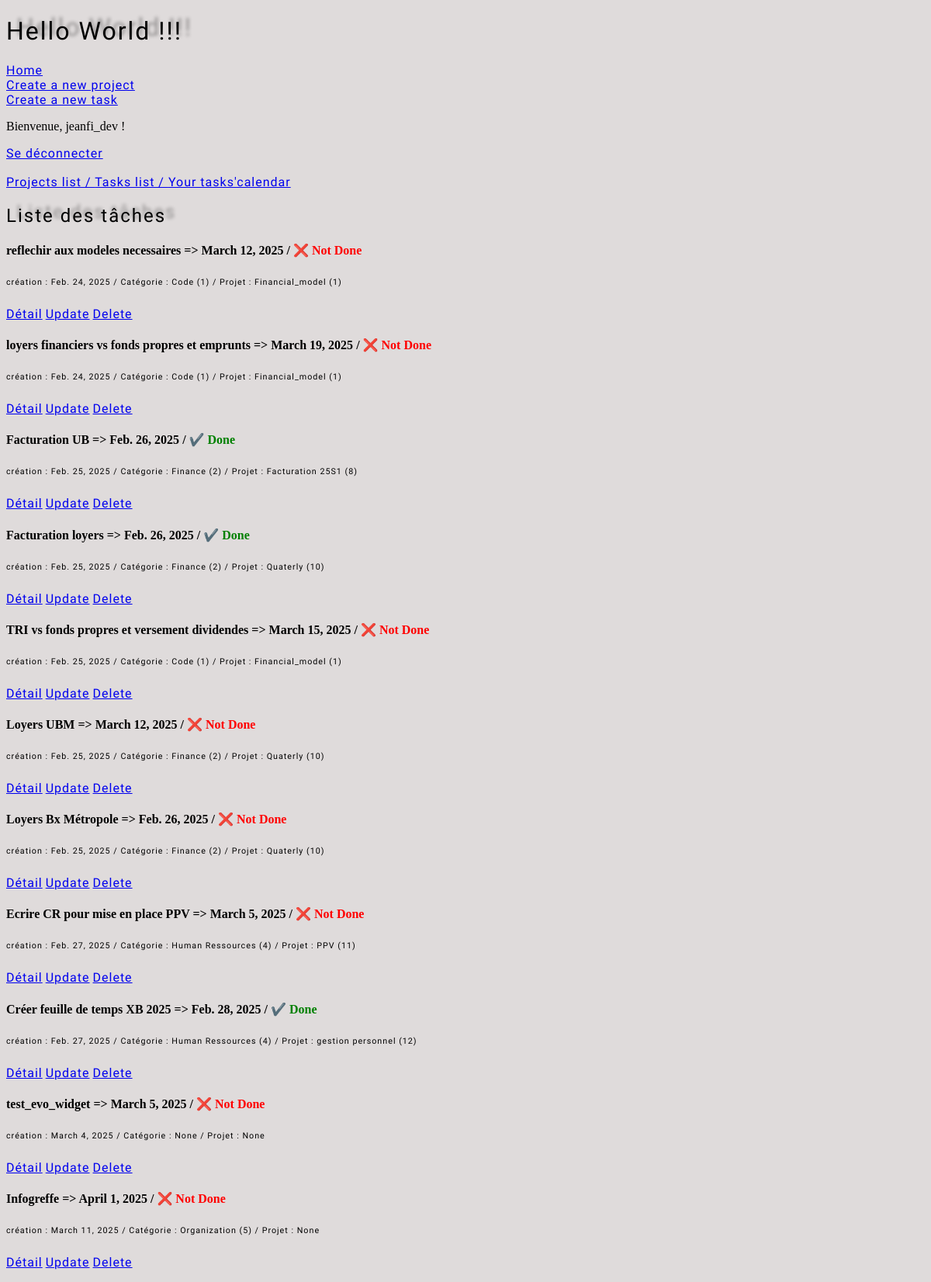
Screenshot of /todo/task_list/ (signed in) with the database file from the repository.
### users/models.py (models this page shows, shortened)
class User (AbstractUser):
  slug = models.SlugField(blank= True)

### todolist/models.py (models this page shows, shortened)
class Task(models.Model):
  category=models.ForeignKey(Category, on_delete=models.CASCADE, related_name="tasks", null=True, blank=True)
  project=models.ForeignKey(Project, on_delete=models.CASCADE, related_name="projects", null=True, blank=True)
  name=models.CharField(max_length=220, unique=True)
  slug=models.SlugField(max_length=220, unique=True, blank=True)
  target_date_task = models.DateField(default=default_target_date)
  done= models.BooleanField(default=False)
  creation_date=models.DateField(default=date.today)
  historic_target_date_task = models.JSONField(default=list, blank=True)

class Category(models.Model):
  name=models.CharField(max_length=100, unique=True)
  slug=models.SlugField(max_length=100, unique=True, blank=True)
  def __str__(self):
    return f'{self.name} ({self.pk})'

class Project(models.Model):
  name=models.CharField(max_length=100, unique=True)
  slug=models.SlugField(max_length=100, unique=True, blank=True)
  target_date_project = models.DateField(default=default_target_date)
  historic_target_date_project= models.JSONField(default=list, blank=True)
  def __str__(self):
    return f'{self.name} ({self.pk})'

### todolist/views.py (the view, shortened to what this page needs)
# urls.py: path('task_list/', TaskListView.as_view(), name='task_list'),
class TaskListView(ListView):
  model= Task
  template_name= 'todolist/task_list.html'
  form_class= TaskForm

### todolist/templates/todolist/task_list.html (shortened to what this page needs)
<!DOCTYPE html>
<html lang="en">
  {% extends 'base.html' %} {% load static %}
    {% block content %}
    <h2>Liste des tâches</h2>
    {% for task in task_list %}
    <h4>
      <tr>
        <td>{{ task.name }} => {{ task.target_date_task }} /</td>
        <td>
          {% if task.done %}
          <span class="done">✔️ Done</span>
          {% else %}
          <span class="not-done">❌ Not Done</span>
          {% endif %}
        </td>
      </tr>
    </h4>
    <h6>
      création : {{ task.creation_date }} / Catégorie : {{ task.category }} /
      Projet : {{ task.project }}
    </h6>
    <a href="{% url 'todolist:task_detail' task.slug %}">Détail</a>
    <a href="{% url 'todolist:task_update' task.slug %}">Update</a>
    <a href="{% url 'todolist:task_delete' task.slug %}">Delete</a>
    {% endfor %} {% endblock %}

### templates/base.html (shortened to what this page needs)
<!DOCTYPE html>
<html lang="en">
  {% load static %}
  <head>
    <link rel="stylesheet" href="{% static 'css/users/style.css' %}" />
  </head>
  <body>
    <h1>Hello World !!!</h1>
    <a href="{% url 'index' %}">Home</a><br />
    <a href="{% url 'todolist:project_creation' %}">Create a new project</a
    ><br />
    <a href="{% url 'todolist:task_creation' %}">Create a new task</a>
    {% if user.is_authenticated %}
    <p>Bienvenue, {{ user.username }} !</p>
    <a href="{% url 'logout' %}">Se déconnecter</a>
    {% else %}
    <p>Personne n'est connecté.</p>
    <a href="{% url 'login' %}">Se connecter</a>
    {% endif %} <br /><br />
    <a href="{% url 'todolist:projects_list' %}">Projects list / </a>
    <a href="{% url 'todolist:task_list' %}">Tasks list / </a>
    <a href="{% url 'todolist:task_calendar_list' %}">Your tasks'calendar</a>
    {% block content %} {% endblock %}
  </body>
</html>

### static/css/users/style.css (style rules this page uses)
body { background-color: rgb(223, 219, 219); }
a, h6 { letter-spacing: 1px; font-family: "Creepster", "Times New Roman", Times, serif; font-weight: 50; font-style: normal; }
h1 { letter-spacing: 2px; text-shadow: 13px -5px 4px #00000057; font-family: "Creepster", "Times New Roman", Times, serif; font-weight: 400; font-style: normal; }
h2 { letter-spacing: 2px; text-shadow: 13px -5px 4px #00000057; font-family: "Creepster", "Times New Roman", Times, serif; font-weight: 200; font-style: normal; }
.done { color: green; }
.not-done { color: red; }

### rows the page displays
User: username "jeanfi_dev"
Task: name "reflechir aux modeles necessaires", target_date_task "March 12, 2025", done "❌ Not Done", creation_date "Feb. 24, 2025", category "Code (1)", project "Financial_model (1)"
Task: name "loyers financiers vs fonds propres et emprunts", target_date_task "March 19, 2025", done "❌ Not Done", creation_date "Feb. 24, 2025", category "Code (1)", project "Financial_model (1)"
Task: name "Facturation UB", target_date_task "Feb. 26, 2025", done "✔️ Done", creation_date "Feb. 25, 2025", category "Finance (2)", project "Facturation 25S1 (8)"
Task: name "Facturation loyers", target_date_task "Feb. 26, 2025", done "✔️ Done", creation_date "Feb. 25, 2025", category "Finance (2)", project "Quaterly (10)"
Task: name "TRI vs fonds propres et versement dividendes", target_date_task "March 15, 2025", done "❌ Not Done", creation_date "Feb. 25, 2025", category "Code (1)", project "Financial_model (1)"
Task: name "Loyers UBM", target_date_task "March 12, 2025", done "❌ Not Done", creation_date "Feb. 25, 2025", category "Finance (2)", project "Quaterly (10)"
Task: name "Loyers Bx Métropole", target_date_task "Feb. 26, 2025", done "❌ Not Done", creation_date "Feb. 25, 2025", category "Finance (2)", project "Quaterly (10)"
Task: name "Ecrire CR pour mise en place PPV", target_date_task "March 5, 2025", done "❌ Not Done", creation_date "Feb. 27, 2025", category "Human Ressources (4)", project "PPV (11)"
Task: name "Créer feuille de temps XB 2025", target_date_task "Feb. 28, 2025", done "✔️ Done", creation_date "Feb. 27, 2025", category "Human Ressources (4)", project "gestion personnel (12)"
Task: name "test_evo_widget", target_date_task "March 5, 2025", done "❌ Not Done", creation_date "March 4, 2025", category "None", project "None"
Task: name "Infogreffe", target_date_task "April 1, 2025", done "❌ Not Done", creation_date "March 11, 2025", category "Organization (5)", project "None"
